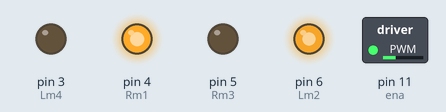
This sketch was run on a simulated Arduino Uno, built with avr-gcc and run on an emulated ATmega328P. Parts: switched loads named in the sketch (green lamp = pin HIGH), output pins drawn as LEDs (lit = HIGH).

Above: at 0.1 s.
Timing chart, 0 to 1.6 s (numbered marks = the images above):
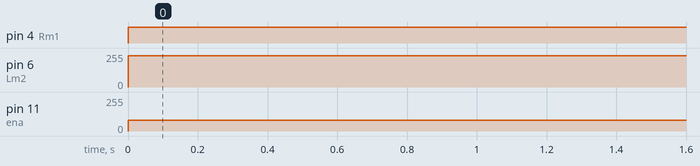

The sketch:

DEMO_UTURN.ino
```cpp
// Define the motor control pins
#define trigl 10
#define echol 12
#define trigr 9
#define echor 8
#define trigf 2
#define echof 7
#define Rm1 4
#define Rm3 5
#define Lm2 6
#define Lm4 3
#define ena 11

void setup() {
  // Set the motor control pins as OUTPUT
  pinMode(Rm1, OUTPUT);
  pinMode(Rm3, OUTPUT);
  pinMode(Lm2, OUTPUT);
  pinMode(Lm4, OUTPUT);
  pinMode(trigl, OUTPUT);
  pinMode(echol, INPUT);
  pinMode(trigr, OUTPUT);
  pinMode(echor, INPUT);
  pinMode(trigf, OUTPUT);
  pinMode(echof, INPUT);

  // Set the motor enable pin as OUTPUT
  pinMode(ena, OUTPUT);

  // Initialize the serial communication
  Serial.begin(9600);
}
int Lside() {
  digitalWrite(trigl, HIGH);
  delayMicroseconds(10);
  digitalWrite(trigl, LOW);
  int t = pulseIn(echol, HIGH);
  int d = t * 0.034 / 2;
  return d;
}

int Fside() {
  digitalWrite(trigf, HIGH);
  delayMicroseconds(10);
  digitalWrite(trigf, LOW);
  int t = pulseIn(echof, HIGH);
  int d = t * 0.034 / 2;
  return d;
}

int Rside() {
  digitalWrite(trigr, HIGH);
  delayMicroseconds(10);
  digitalWrite(trigr, LOW);
  int t = pulseIn(echor, HIGH);
  int d = t * 0.034 / 2;
  return d;
}

void moveForward() {
  int L=0;
  int R=0;
  // while(1)
  // {
  // //int shapee = checkShape();
  // L=Lside();
  // R=Rside();
  // if(R>L){
  //  digitalWrite(Rm1, HIGH);
  //  digitalWrite(Rm3, LOW);
  //  analogWrite(Lm2, 235);
  //  analogWrite(Lm4, 0);
  //  int d =2*(R-L);
  //  d=105-d;
  //  //delay(10);
  //  Serial.print("R");
  //  Serial.println(d);

  //  analogWrite(ena, d);
  // }else if(L>R){
  // digitalWrite(Rm1, HIGH);
  // digitalWrite(Rm3, LOW);
  // analogWrite(Lm2, 235);
  // analogWrite(Lm4, 0);
  // int d=2*(L-R);
  // d=127+d;
  // //delay(10);
  // Serial.print("L");
  // Serial.println(d);
  // analogWrite(ena,d);
  // }else{
   digitalWrite(Rm1, HIGH);
   digitalWrite(Rm3, LOW);
   analogWrite(Lm2, 235);
   analogWrite(Lm4, 0);
   analogWrite(ena, 80);

  //}
  // if(shapee !=8 || shapee !=5){
  //   break;
  // }
//}
  // digitalWrite(Rm1, HIGH);
  // digitalWrite(Rm3, LOW);
  // analogWrite(Lm2, 235);
  // analogWrite(Lm4, 0);
  // analogWrite(ena, 120);

}

// void moveForward() {
//   // Set both motors to move forward at full speed
//   digitalWrite(Rm1, HIGH);
//   digitalWrite(Rm3, LOW);
//   digitalWrite(Lm2, HIGH);
//   digitalWrite(Lm4, LOW);

//   // Set the enable pin to control the right motor's speed
//   analogWrite(ena, 127);
// }

void turnRight() {
  // Set motor A to stop
  digitalWrite(Rm1, LOW);
  digitalWrite(Rm3, LOW);

  // Set motor B to move forward (turn right) at full speed
  digitalWrite(Lm2, HIGH);
  digitalWrite(Lm4, LOW);

  // Set the enable pin to control the right motor's speed
  analogWrite(ena, 127);
}

void turnLeft() {
  // Set motor B to stop
  digitalWrite(Lm2, LOW);
  digitalWrite(Lm4, LOW);

  // Set motor A to move forward (turn left) at full speed
  digitalWrite(Rm1, HIGH);
  digitalWrite(Rm3, LOW);

  // Set the enable pin to control the right motor's speed
  analogWrite(ena, 127);
}

void uTurn() {
  // Set both motors to move in opposite directions (U-turn) at full speed
  digitalWrite(Rm1, HIGH);
  digitalWrite(Rm3, LOW);
  digitalWrite(Lm2, LOW);
  digitalWrite(Lm4, HIGH);

  // Set the enable pin to control the right motor's speed
  analogWrite(ena, 118);
}

void stopMotors() {
  // Stop both motors
  digitalWrite(Rm1, LOW);
  digitalWrite(Rm3, LOW);
  digitalWrite(Lm2, LOW);
  digitalWrite(Lm4, LOW);

  // Set the enable pin to turn off the right motor
  analogWrite(ena, 0);
}

void loop() {
  // Move forward for a certain duration
  moveForward();
  delay(3000); // 3 seconds (adjust as needed)

  // Turn right
  // turnRight();
  // delay(950); // 1 second (adjust as needed)

  // // Stop the motors

  // // Move forward for a certain duration
  // moveForward();
  // delay(3000); // 3 seconds (adjust as needed)

  // // Turn left
  // turnLeft();
  // delay(800); // 1 second (adjust as needed)

  // // Stop the motors

  // // Perform a U-turn
  // uTurn();
  // delay(800); // 2 seconds (adjust as needed)

  // // Stop the motors

  // You can add more code or behavior here if needed
}
```

Measured:
- by itself, pin 4 (Rm1): LOW → HIGH at 0.00 s
- by itself, pin 6 (Lm2): 0/255 → 235/255 at 0.00 s
- by itself, pin 11 (ena): 0/255 → 80/255 at 0.00 s
